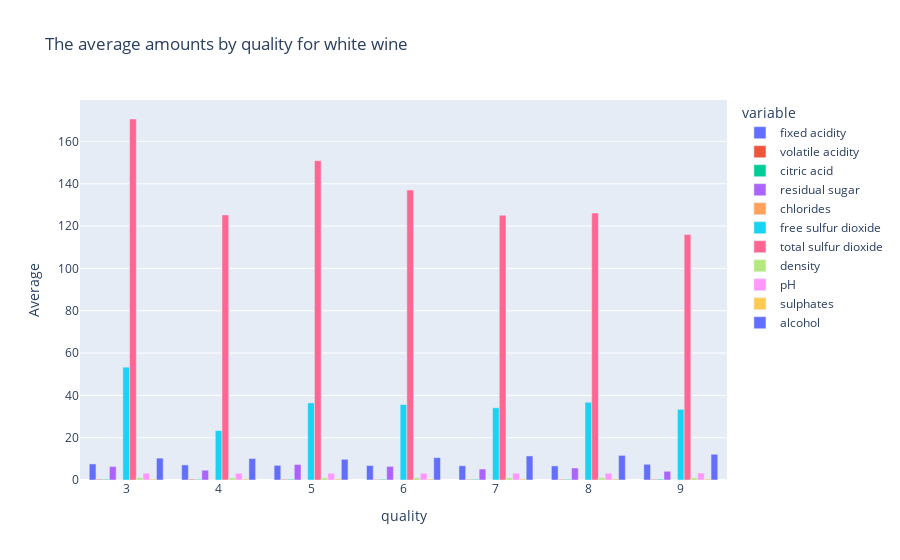

The notebook cell saved with this chart:
### Code cell
fig = px.bar(ww_avg, x=ww_avg['quality'], y=columns , labels = {"value" : "Average"}, barmode="group", title="The average amounts by quality for white wine")
fig.show()

### Figure 1 — Plotly figure (JSON) as saved in the notebook; plotly's stock layout.template omitted (floating-point values rounded to 4 significant figures)
{"data": [{"alignmentgroup": "True", "hovertemplate": "variable=fixed acidity<br>quality=%{x}<br>Average=%{y}<extra></extra>", "legendgroup": "fixed acidity", "marker": {"color": "#636efa"}, "name": "fixed acidity", "offsetgroup": "fixed acidity", "orientation": "v", "showlegend": true, "textposition": "auto", "type": "bar", "x": [3, 4, 5, 6, 7, 8, 9], "xaxis": "x", "y": [7.6, 7.129, 6.934, 6.838, 6.735, 6.657, 7.42], "yaxis": "y"}, {"alignmentgroup": "True", "hovertemplate": "variable=volatile acidity<br>quality=%{x}<br>Average=%{y}<extra></extra>", "legendgroup": "volatile acidity", "marker": {"color": "#EF553B"}, "name": "volatile acidity", "offsetgroup": "volatile acidity", "orientation": "v", "showlegend": true, "textposition": "auto", "type": "bar", "x": [3, 4, 5, 6, 7, 8, 9], "xaxis": "x", "y": [0.3332, 0.3812, 0.302, 0.2606, 0.2628, 0.2774, 0.298], "yaxis": "y"}, {"alignmentgroup": "True", "hovertemplate": "variable=citric acid<br>quality=%{x}<br>Average=%{y}<extra></extra>", "legendgroup": "citric acid", "marker": {"color": "#00cc96"}, "name": "citric acid", "offsetgroup": "citric acid", "orientation": "v", "showlegend": true, "textposition": "auto", "type": "bar", "x": [3, 4, 5, 6, 7, 8, 9], "xaxis": "x", "y": [0.336, 0.3042, 0.3377, 0.338, 0.3256, 0.3265, 0.386], "yaxis": "y"}, {"alignmentgroup": "True", "hovertemplate": "variable=residual sugar<br>quality=%{x}<br>Average=%{y}<extra></extra>", "legendgroup": "residual sugar", "marker": {"color": "#ab63fa"}, "name": "residual sugar", "offsetgroup": "residual sugar", "orientation": "v", "showlegend": true, "textposition": "auto", "type": "bar", "x": [3, 4, 5, 6, 7, 8, 9], "xaxis": "x", "y": [6.393, 4.628, 7.335, 6.442, 5.186, 5.671, 4.12], "yaxis": "y"}, {"alignmentgroup": "True", "hovertemplate": "variable=chlorides<br>quality=%{x}<br>Average=%{y}<extra></extra>", "legendgroup": "chlorides", "marker": {"color": "#FFA15A"}, "name": "chlorides", "offsetgroup": "chlorides", "orientation": "v", "showlegend": true, "textposition": "auto", "type": "bar", "x": [3, 4, 5, 6, 7, 8, 9], "xaxis": "x", "y": [0.0543, 0.0501, 0.05155, 0.04522, 0.03819, 0.03831, 0.0274], "yaxis": "y"}, {"alignmentgroup": "True", "hovertemplate": "variable=free sulfur dioxide<br>quality=%{x}<br>Average=%{y}<extra></extra>", "legendgroup": "free sulfur dioxide", "marker": {"color": "#19d3f3"}, "name": "free sulfur dioxide", "offsetgroup": "free sulfur dioxide", "orientation": "v", "showlegend": true, "textposition": "auto", "type": "bar", "x": [3, 4, 5, 6, 7, 8, 9], "xaxis": "x", "y": [53.33, 23.36, 36.43, 35.65, 34.13, 36.72, 33.4], "yaxis": "y"}, {"alignmentgroup": "True", "hovertemplate": "variable=total sulfur dioxide<br>quality=%{x}<br>Average=%{y}<extra></extra>", "legendgroup": "total sulfur dioxide", "marker": {"color": "#FF6692"}, "name": "total sulfur dioxide", "offsetgroup": "total sulfur dioxide", "orientation": "v", "showlegend": true, "textposition": "auto", "type": "bar", "x": [3, 4, 5, 6, 7, 8, 9], "xaxis": "x", "y": [170.6, 125.3, 150.9, 137.0, 125.1, 126.2, 116], "yaxis": "y"}, {"alignmentgroup": "True", "hovertemplate": "variable=density<br>quality=%{x}<br>Average=%{y}<extra></extra>", "legendgroup": "density", "marker": {"color": "#B6E880"}, "name": "density", "offsetgroup": "density", "orientation": "v", "showlegend": true, "textposition": "auto", "type": "bar", "x": [3, 4, 5, 6, 7, 8, 9], "xaxis": "x", "y": [0.9949, 0.9943, 0.9953, 0.994, 0.9925, 0.9922, 0.9915], "yaxis": "y"}, {"alignmentgroup": "True", "hovertemplate": "variable=pH<br>quality=%{x}<br>Average=%{y}<extra></extra>", "legendgroup": "pH", "marker": {"color": "#FF97FF"}, "name": "pH", "offsetgroup": "pH", "orientation": "v", "showlegend": true, "textposition": "auto", "type": "bar", "x": [3, 4, 5, 6, 7, 8, 9], "xaxis": "x", "y": [3.188, 3.183, 3.169, 3.189, 3.214, 3.219, 3.308], "yaxis": "y"}, {"alignmentgroup": "True", "hovertemplate": "variable=sulphates<br>quality=%{x}<br>Average=%{y}<extra></extra>", "legendgroup": "sulphates", "marker": {"color": "#FECB52"}, "name": "sulphates", "offsetgroup": "sulphates", "orientation": "v", "showlegend": true, "textposition": "auto", "type": "bar", "x": [3, 4, 5, 6, 7, 8, 9], "xaxis": "x", "y": [0.4745, 0.4761, 0.4822, 0.4911, 0.5031, 0.4862, 0.466], "yaxis": "y"}, {"alignmentgroup": "True", "hovertemplate": "variable=alcohol<br>quality=%{x}<br>Average=%{y}<extra></extra>", "legendgroup": "alcohol", "marker": {"color": "#636efa"}, "name": "alcohol", "offsetgroup": "alcohol", "orientation": "v", "showlegend": true, "textposition": "auto", "type": "bar", "x": [3, 4, 5, 6, 7, 8, 9], "xaxis": "x", "y": [10.35, 10.15, 9.809, 10.58, 11.37, 11.64, 12.18], "yaxis": "y"}], "layout": {"barmode": "group", "legend": {"title": {"text": "variable"}, "tracegroupgap": 0}, "title": {"text": "The average amounts by quality for white wine"}, "xaxis": {"anchor": "y", "domain": [0, 1], "title": {"text": "quality"}}, "yaxis": {"anchor": "x", "domain": [0, 1], "title": {"text": "Average"}}}}
